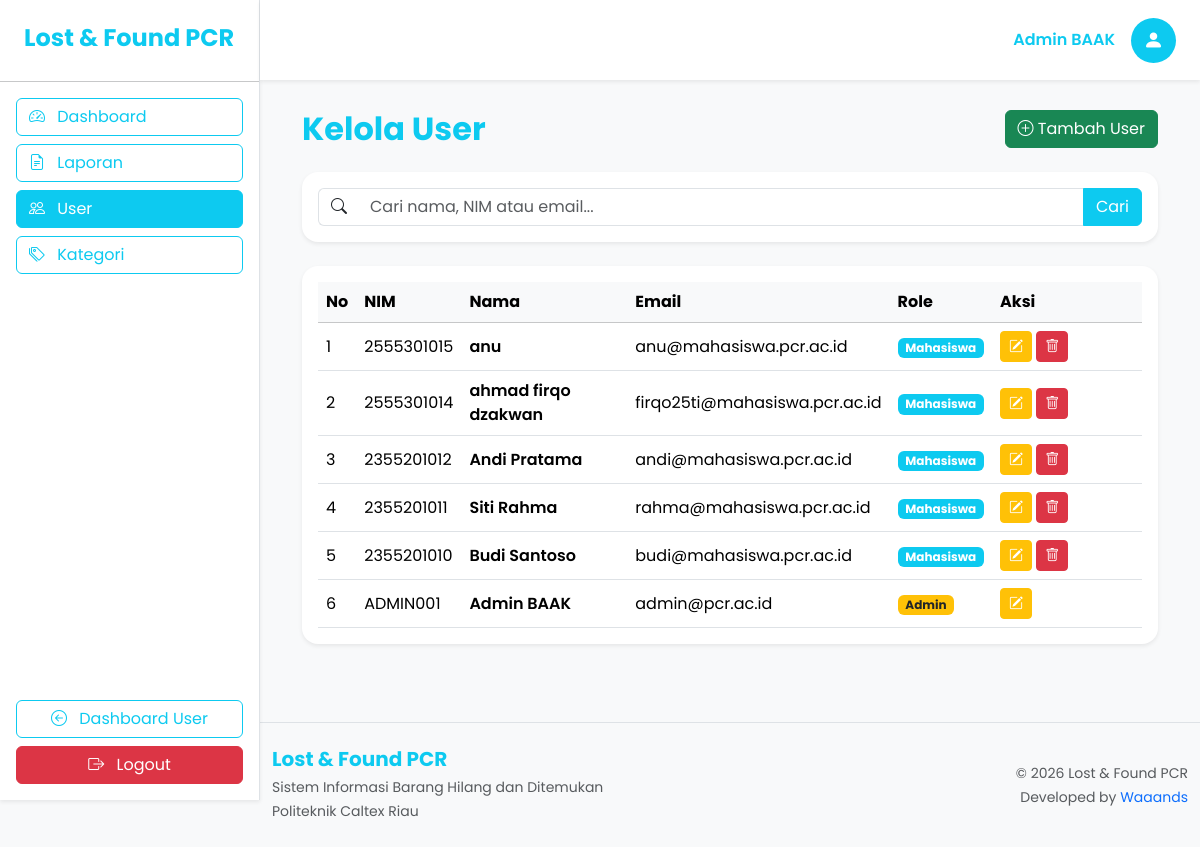
Before: /index.php?aksi=admin_user (signed in) with the older database file.
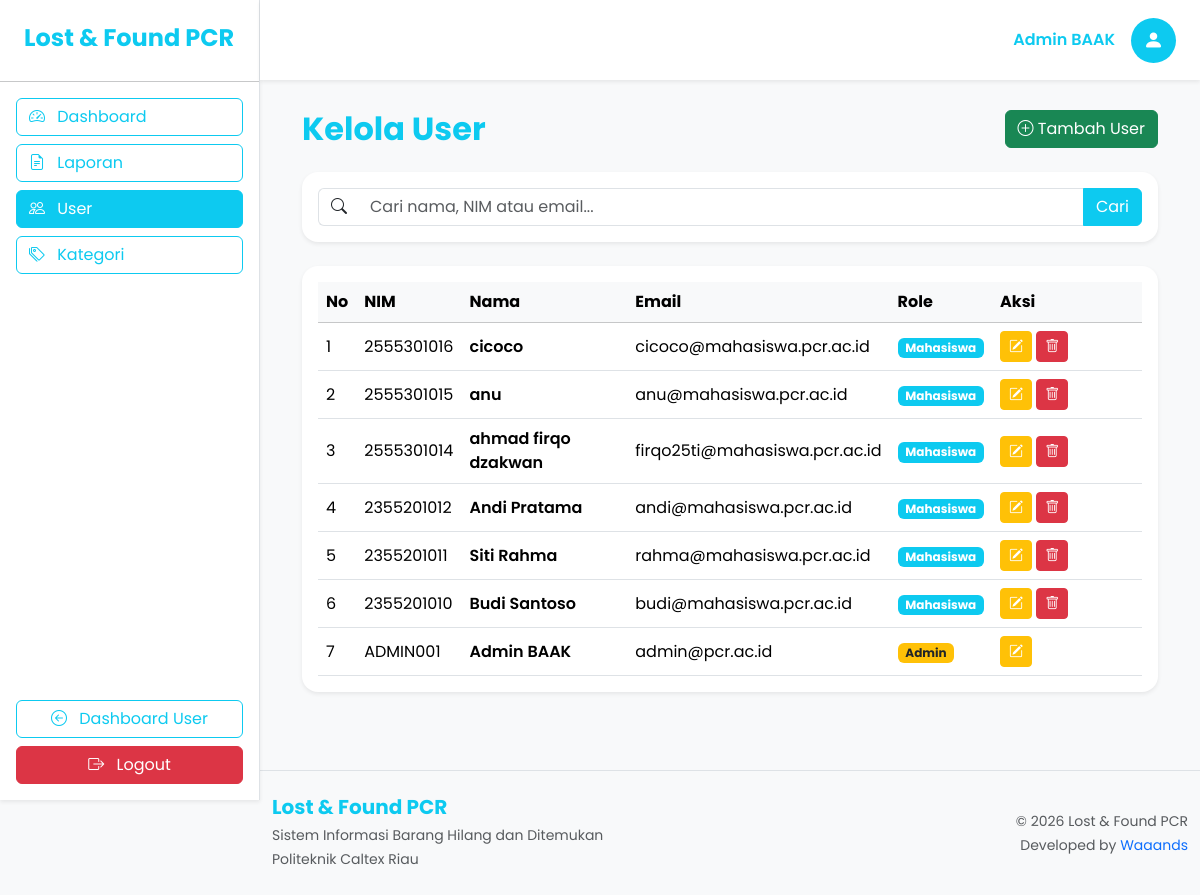
After: the same page with the newer database file.
### tables this page shows
CREATE TABLE `users` (
  `id_user` int(11) NOT NULL,
  `nim` varchar(20) NOT NULL,
  `nama_lengkap` varchar(100) NOT NULL,
  `email` varchar(100) NOT NULL,
  `password` varchar(255) NOT NULL,
  `role` enum('mahasiswa','admin') NOT NULL DEFAULT 'mahasiswa',
  `created_at` timestamp NOT NULL DEFAULT current_timestamp()
);

### app/controllers/AdminController.php (called while the page is built, shortened)
<?php
require_once __DIR__ . "/../../config/koneksi.php";
require_once __DIR__ . "/../models/UserModel.php";
class AdminController
{
    private $userModel;
    public function __construct($conn)
    {
        $this->userModel = new UserModel($conn);
    }
    public function user()
    {
        $user = $this->userModel->getAll();
        require __DIR__ . "/../views/admin/user/user.php";
    }
}

### app/models/UserModel.php (called while the page is built, shortened)
<?php
class UserModel
{
    private $conn;
    public function __construct($conn)
    {
        $this->conn = $conn;
    }
    public function getAll()
    {
        $query = "
        SELECT *
        FROM users
        ORDER BY id_user DESC
        ";
        return mysqli_query(
            $this->conn,
            $query
        );
    }
}

### app/views/admin/user/user.php (the view, shortened to what the changed rows need)
<!DOCTYPE html>
<html>
<head>
    <link href="https://cdn.jsdelivr.net/npm/bootstrap@5.3.3/dist/css/bootstrap.min.css" rel="stylesheet">
    <link rel="stylesheet" href="https://cdn.jsdelivr.net/npm/bootstrap-icons@1.11.3/font/bootstrap-icons.min.css">
    <link rel="stylesheet" href="public/assets/css/admin.css">
</head>
<body class="bg-light">
    <div class="d-flex">
        <main class="main-content">
            <div class="content">
                <div class="container-fluid">
                    <div class="d-flex justify-content-between align-items-center mb-4">
                        <h2 class="fw-bold text-info mb-0">
                            Kelola User
                        </h2>
                    </div>
                    <div class="card border-0 shadow-sm rounded-4">
                        <div class="card-body">
                            <div class="table-responsive">
                                <table class="table table-hover align-middle mb-0">
                                    <thead class="table-light">
                                        <tr>
                                            <th>No</th>
                                            <th>NIM</th>
                                            <th>Nama</th>
                                            <th>Email</th>
                                            <th>Role</th>
                                            <th width="150">
                                                Aksi
                                            </th>
                                        </tr>
                                    </thead>
                                    <tbody>
                                        <?php
                            $no = 1;
                            while($row=mysqli_fetch_assoc($user)){
                            ?>
                                        <tr>
                                            <td>
                                                <?= $no++; ?>
                                            </td>
                                            <td>
                                                <?= $row['nim']; ?>
                                            </td>
                                            <td class="fw-semibold">
                                                <?= $row['nama_lengkap']; ?>
                                            </td>
                                            <td>
                                                <?= $row['email']; ?>
                                            </td>
                                            <td>
                                                <?php if($row['role']=="admin"){ ?>
                                                <span class="badge bg-warning text-dark">
                                                    Admin
                                                </span>
                                                <?php }else{ ?>
                                                <span class="badge bg-info">
                                                    Mahasiswa
                                                </span>
                                                <?php } ?>
                                            </td>
                                            <td>
                                                <a href="index.php?aksi=admin_user_edit&id=<?= $row['id_user']; ?>"
                                                    class="btn btn-warning btn-sm">
                                                    <i class="bi bi-pencil-square"></i>
                                                </a>
                                                <?php if($row['id_user'] != $_SESSION['id_user']){ ?>
                                                <a href="index.php?aksi=admin_user_hapus&id=<?= $row['id_user']; ?>"
                                                    class="btn btn-danger btn-sm"
                                                    onclick="return confirm('Hapus user ini?')">
                                                    <i class="bi bi-trash"></i>
                                                </a>
                                                <?php } ?>
                                            </td>
                                        </tr>
                                        <?php } ?>
                                    </tbody>
                                </table>
                            </div>
                        </div>
                    </div>
                </div>
            </div>
        </main>
    </div>
</body>
</html>

Changed rows visible on the page:
added users: nim "2555301016", nama_lengkap "cicoco", email "cicoco@mahasiswa.pcr.ac.id", role "Mahasiswa"
